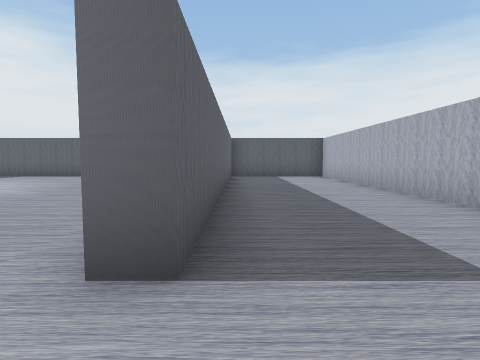
View 1 (above)

17 first-person views from a walk through a 3-D level made in the Unity game engine. The camera is 1.3 m above the floor, tilts 4° down and sees 80° across. The floor is counted in squares, 2 m on a side. Each view is taken from the middle of a square. On the plan, view 1 faces up. The plan holds only what a view shows up to about 9 squares ahead; the rest is blank. The player character is not drawn. Some surface patterns are stand-ins.

View 2
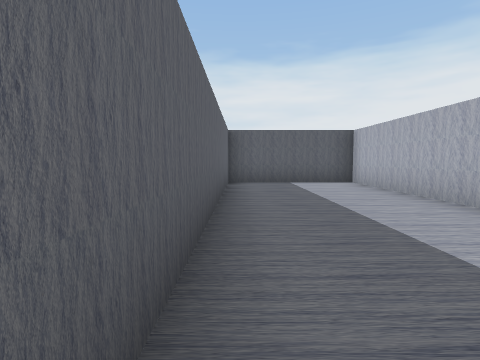

View 3
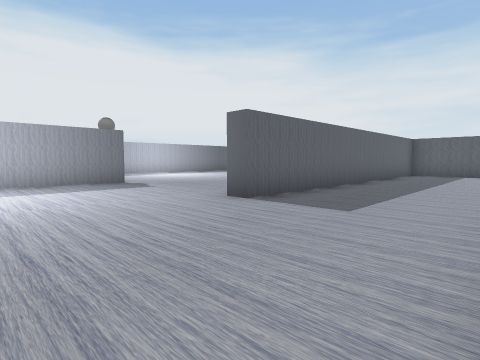

View 4
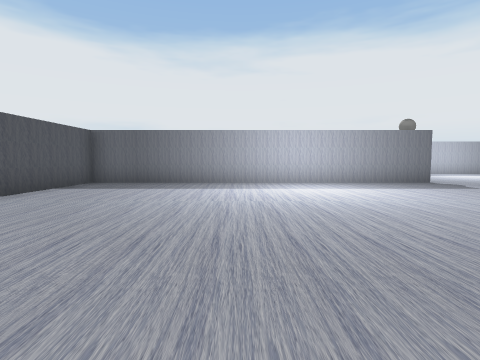

View 5
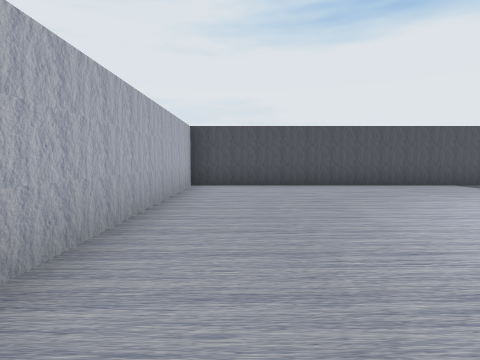

View 6
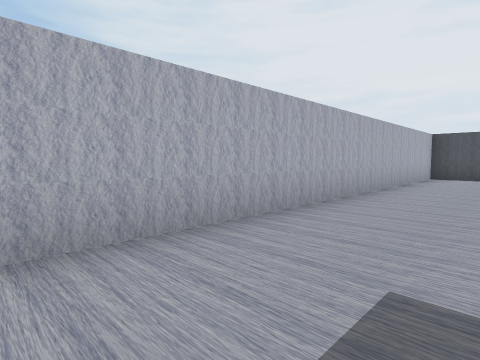

View 7
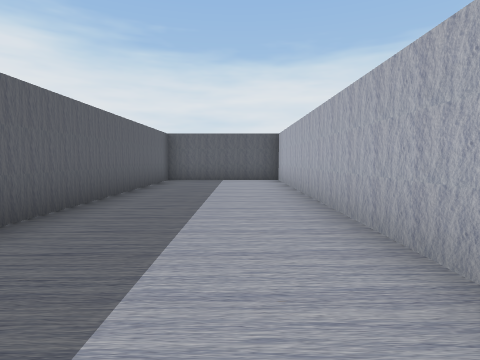

View 8
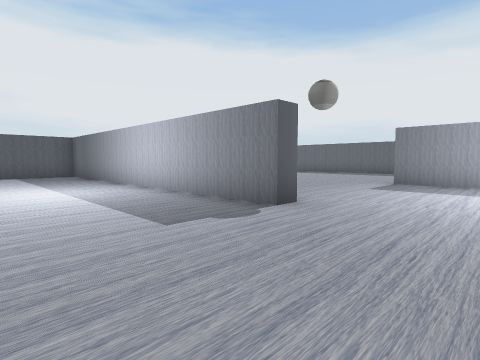

View 9
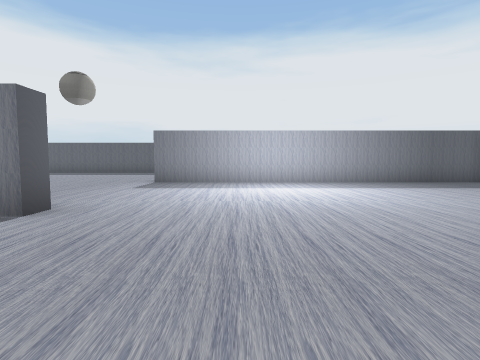

View 10
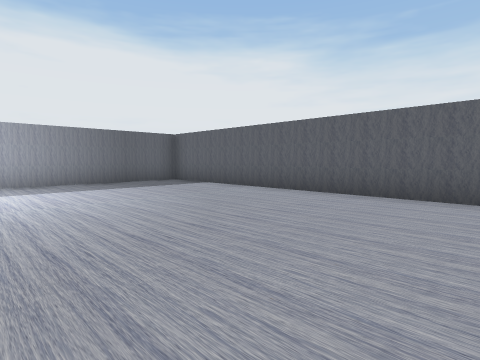

View 11
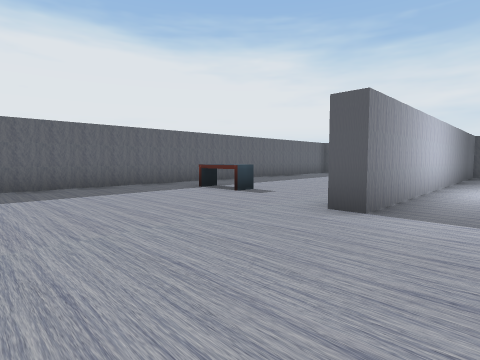

View 12
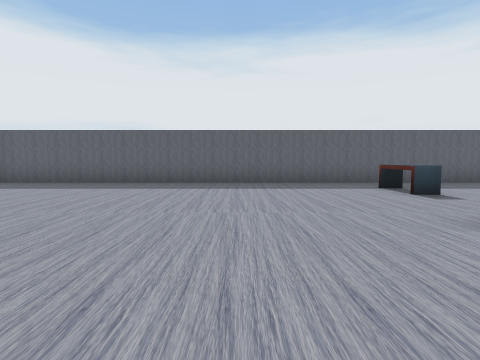

View 13
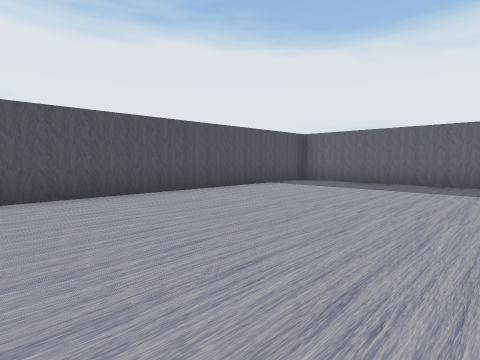

View 14
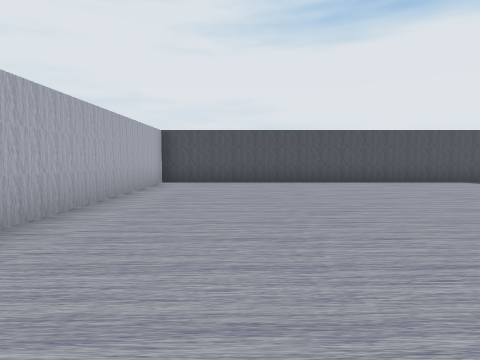

View 15
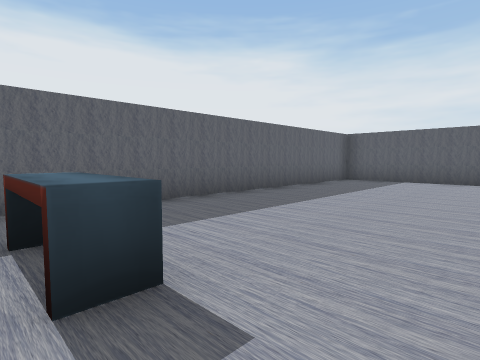

View 16
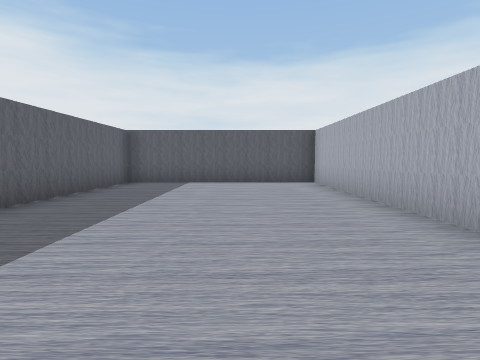

View 17
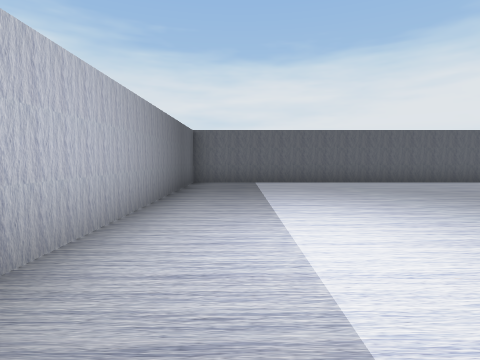

### Floor plan
Points are (right, up) in squares from view 1. A wall is a line through its corners. A room is listed if a view was taken in it or the views show most of it. See-through windows are left out.
Room 1 (views 1, 2, 3, 4, 5, 6, 7)
walls: (-5.3, 1.5) (-5.3, -8.2) (3.2, -8.2) (3.2, 11.3) (-0.3, 11.3) (-0.3, 1.5) (-0.9, 1.5)
ways out: opening at (-3, 1) to room 2
Room 2 (views 8, 9, 10, 11, 12, 13, 14, 15, 16, 17)
walls: (-10.8, 5.5) (-10.8, 11.3) (-16.2, 11.3) (-16.2, -8); (-5.9, 1.5) (-5.3, 1.5); (-15.5, -8.2) (-5.8, -8.2) (-5.8, -2.6); (-2, 11.3) (-10.3, 11.3) (-10.3, 1.5) (-10.9, 1.5)
ways out: opening at (-3, 1) to room 1
objects: bench (-14, 3)

Positions as (right, up) in squares from view 1, and headings:
1: (0, 0), facing up
2: (0, 3), facing up
3: (3, -2), facing up-left
4: (3, -4), facing left
5: (2, -1), facing down
6: (1, 3), facing down-right
7: (2, 2), facing up
8: (-2, 4), facing down-left
9: (-2, 4), facing left
10: (-2, 6), facing up-left
11: (-9, -2), facing up-left
12: (-8, -1), facing left
13: (-8, -3), facing down-left
14: (-8, 0), facing down
15: (-12, 2), facing up-left
16: (-13, 3), facing up
17: (-9, 3), facing up
